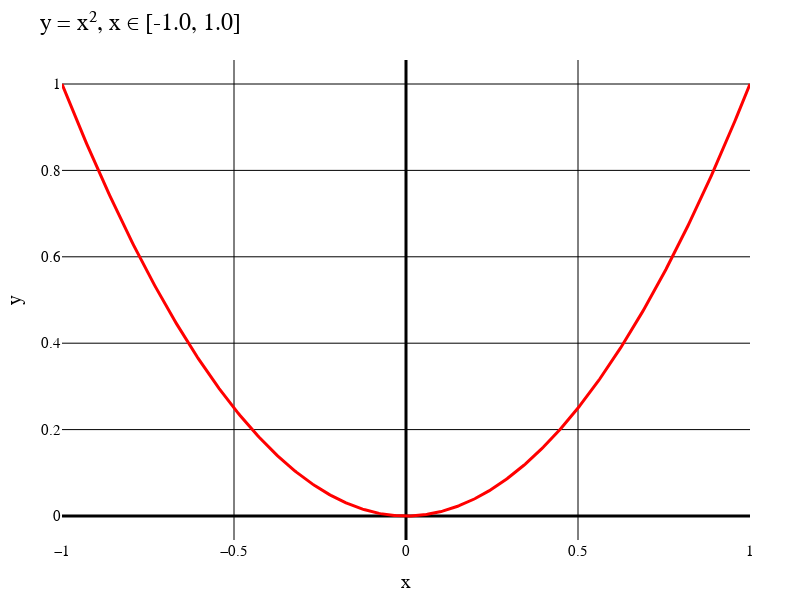

Notebook code for this chart:
### Markdown cell above
Исходная функция и исходные данные

### Code cell
numOfFunc = 1;
interval = [-1.0, 1.0];
funcColor = "red";
p1 = makePlot(numOfFunc, funcList, titleList, interval, funcColor)

### Figure 1 — Plotly figure (JSON) as saved in the notebook; plotly's stock layout.template omitted (floating-point values rounded to 4 significant figures; data arrays with more than 128 entries replaced by an {"elided": "..."} marker saying what was removed)
{"data": [{"line": {"color": "red", "width": 3}, "mode": "line", "type": "scatter", "x": {"elided": "500 float values"}, "y": {"elided": "500 float values"}}], "layout": {"coloraxis": {"outlinecolor": "black"}, "font": {"color": "black", "family": "Times New Roman"}, "height": 600, "margin": {"b": 50, "l": 50, "r": 50, "t": 60}, "paper_bgcolor": "white", "plot_bgcolor": "white", "title": {"autosize": false, "font": {"color": "black", "family": "Times New Roman", "size": 24}, "paper_bgcolor": "red", "text": "y = x², x ∈ [-1.0, 1.0]"}, "width": 800, "xaxis": {"color": "black", "gridcolor": "black", "gridwidth": 1, "tickfont": {"size": 15}, "title": {"font": {"color": "black", "family": "Times New Roman", "size": 20}, "text": "x"}, "zerolinecolor": "black", "zerolinewidth": 3}, "yaxis": {"exponentformat": "power", "gridcolor": "black", "gridwidth": 1, "tickfont": {"size": 15}, "title": {"font": {"color": "black", "family": "Times New Roman", "size": 20}, "text": "y"}, "zerolinecolor": "black", "zerolinewidth": 3}}}
